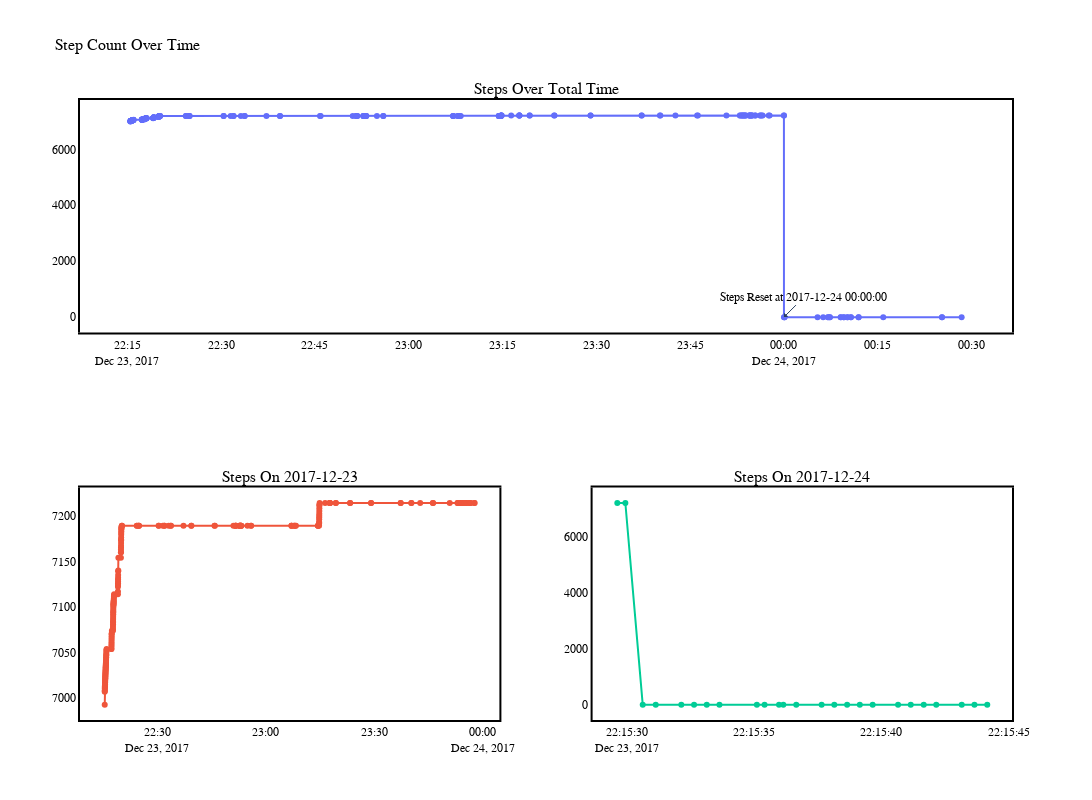

Write notebook code for a chart like this one.
### Markdown cell above
Here we use plotly to create a line plot of steps taken over the time considered, There are 3 plots with the first plot showing the cumulative steps taken for the whole dataset and the other two show the steps taken on the respective dates covered in the dataset, in the cumulative plot we can see when the steps were reset to `0` after midnight

### Code cell
stepFigSub = make_subplots(rows=2, cols=2, specs=[[{"colspan": 2}, None], [{}, {}]],subplot_titles=['Steps Over Total Time',f'Steps On {StartDate}',f'Steps On {endDate}'])


overallSteps = go.Scatter(x=steps["Time"], y=steps["steps"], mode='lines+markers',showlegend=False)
stepsDay1 = go.Scatter(x=steps["Time"], y=steps[steps["Date"]==23]["steps"], mode='lines+markers',showlegend=False)
stepsDay2 = go.Scatter(x=steps["Time"], y=steps[steps["Date"]==24]["steps"], mode='lines+markers',showlegend=False)


stepFigSub.add_trace(overallSteps, row=1, col=1)
stepFigSub.add_trace(stepsDay1, row=2, col=1)
stepFigSub.add_trace(stepsDay2, row=2, col=2)

# Add an annotation
stepFigSub.add_annotation(
    x=steps.iloc[steps[steps['steps'] == 0].index[0]]['Time'],
    y=1,
    text=f"Steps Reset at {steps.iloc[steps[steps['steps'] == 0].index[0]]['Time'].strftime('%Y-%m-%d %H:%M:%S')}",
    showarrow=True,
    arrowhead=1,
    ax=20,
    ay=-20,
    xref="x",
    yref="y",
    row=1,
    col=1
)

stepFigSub.update_layout(
    height=800, 
    width=1200, 
    title_text="Step Count Over Time", 
    title_font_size=16,
    
    xaxis=dict(showgrid=False, linecolor='black', linewidth=2, mirror=True),
    yaxis=dict(showgrid=False, linecolor='black', linewidth=2, mirror=True),
    xaxis2=dict(showgrid=False, linecolor='black', linewidth=2, mirror=True),
    yaxis2=dict(showgrid=False, linecolor='black', linewidth=2, mirror=True),
    xaxis3=dict(showgrid=False, linecolor='black', linewidth=2, mirror=True),
    yaxis3=dict(showgrid=False, linecolor='black', linewidth=2, mirror=True),
    
    font=dict(family="Arial, sans-serif", size=12, color="black"),
    
    plot_bgcolor='white',
    paper_bgcolor='white',
    
)

stepFigSub.show()

### Figure 1 — Plotly figure (JSON) as saved in the notebook; plotly's stock layout.template omitted (floating-point values rounded to 4 significant figures; data arrays with more than 128 entries replaced by an {"elided": "..."} marker saying what was removed)
{"data": [{"mode": "lines+markers", "showlegend": false, "type": "scatter", "x": {"elided": "242 str values"}, "xaxis": "x", "y": {"elided": "242 int values"}, "yaxis": "y"}, {"mode": "lines+markers", "showlegend": false, "type": "scatter", "x": {"elided": "242 str values"}, "xaxis": "x2", "y": {"elided": "217 int values"}, "yaxis": "y2"}, {"mode": "lines+markers", "showlegend": false, "type": "scatter", "x": {"elided": "242 str values"}, "xaxis": "x3", "y": [7214, 7214, 0, 0, 0, 0, 0, 0, 0, 0, 0, 0, 0, 0, 0, 0, 0, 0, 0, 0, 0, 0, 0, 0, 0], "yaxis": "y3"}], "layout": {"annotations": [{"font": {"size": 16}, "showarrow": false, "text": "Steps Over Total Time", "x": 0.5, "xanchor": "center", "xref": "paper", "y": 1, "yanchor": "bottom", "yref": "paper"}, {"font": {"size": 16}, "showarrow": false, "text": "Steps On 2017-12-23", "x": 0.225, "xanchor": "center", "xref": "paper", "y": 0.375, "yanchor": "bottom", "yref": "paper"}, {"font": {"size": 16}, "showarrow": false, "text": "Steps On 2017-12-24", "x": 0.775, "xanchor": "center", "xref": "paper", "y": 0.375, "yanchor": "bottom", "yref": "paper"}, {"arrowhead": 1, "ax": 20, "ay": -20, "showarrow": true, "text": "Steps Reset at 2017-12-24 00:00:00", "x": "2017-12-24T00:00:00.624000", "xref": "x", "y": 1, "yref": "y"}], "font": {"color": "black", "family": "Arial, sans-serif", "size": 12}, "height": 800, "paper_bgcolor": "white", "plot_bgcolor": "white", "title": {"font": {"size": 16}, "text": "Step Count Over Time"}, "width": 1200, "xaxis": {"anchor": "y", "domain": [0, 1], "linecolor": "black", "linewidth": 2, "mirror": true, "showgrid": false}, "xaxis2": {"anchor": "y2", "domain": [0, 0.45], "linecolor": "black", "linewidth": 2, "mirror": true, "showgrid": false}, "xaxis3": {"anchor": "y3", "domain": [0.55, 1], "linecolor": "black", "linewidth": 2, "mirror": true, "showgrid": false}, "yaxis": {"anchor": "x", "domain": [0.625, 1], "linecolor": "black", "linewidth": 2, "mirror": true, "showgrid": false}, "yaxis2": {"anchor": "x2", "domain": [0, 0.375], "linecolor": "black", "linewidth": 2, "mirror": true, "showgrid": false}, "yaxis3": {"anchor": "x3", "domain": [0, 0.375], "linecolor": "black", "linewidth": 2, "mirror": true, "showgrid": false}}}
